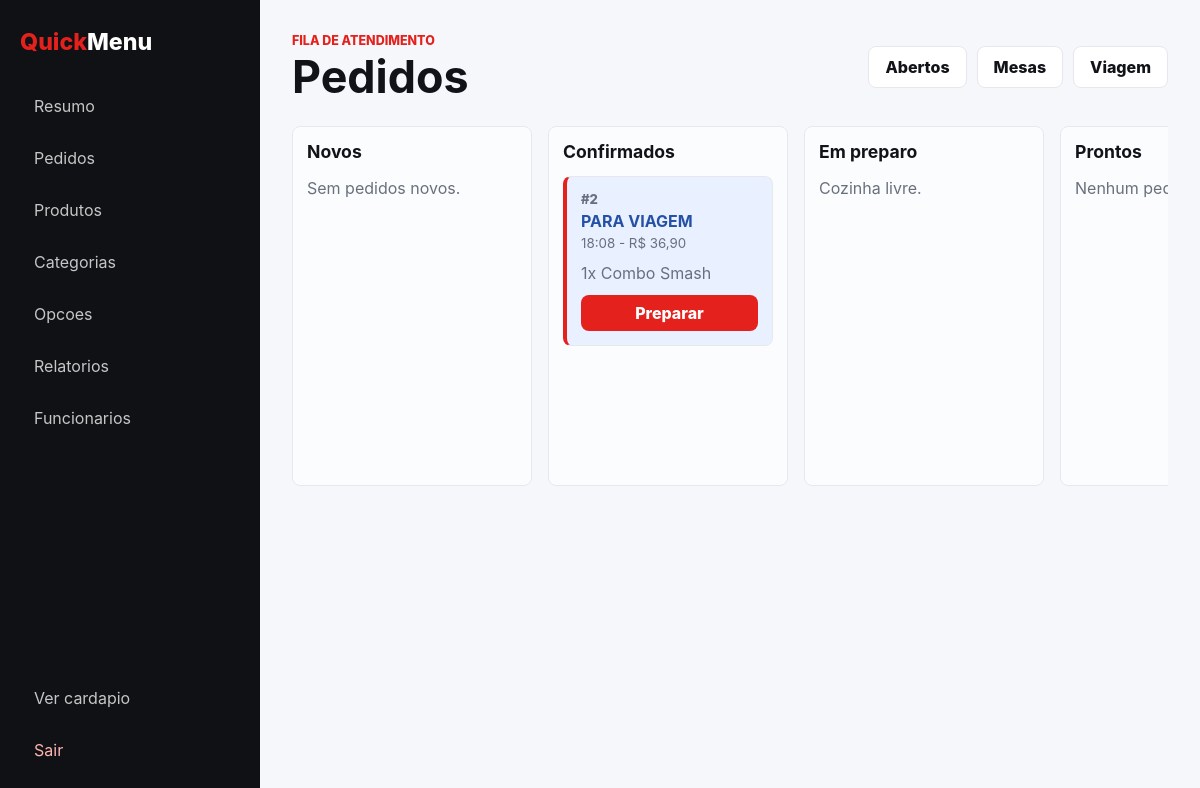
The page /painel/pedidos/ (signed in) on the database its author committed.
### orders/models.py (models this page shows, shortened)
class Order(models.Model):
    ORDER_TYPES = [
        ('eat_in', 'Comer aqui'),
        ('takeaway', 'Levar para viagem'),
    ]
    STATUS_CHOICES = [
        ('pending', 'Pendente'),
        ('confirmed', 'Confirmado'),
        ('preparing', 'Em preparo'),
        ('ready', 'Pronto'),
        ('completed', 'Finalizado'),
        ('cancelled', 'Cancelado'),
    ]
    order_type = models.CharField(max_length=20, choices=ORDER_TYPES)
    table_number = models.PositiveIntegerField(null=True, blank=True)
    status = models.CharField(max_length=20, choices=STATUS_CHOICES, default='pending')
    total = models.DecimalField(max_digits=10, decimal_places=2)
    created_at = models.DateTimeField(auto_now_add=True)
    updated_at = models.DateTimeField(auto_now=True)
    class Meta:
        ordering = ['-created_at']
        verbose_name = 'pedido'
        verbose_name_plural = 'pedidos'

class OrderItem(models.Model):
    order = models.ForeignKey(Order, on_delete=models.CASCADE, related_name='items')
    product = models.ForeignKey('menu.Product', on_delete=models.SET_NULL, null=True, blank=True, related_name='order_items')
    product_name = models.CharField(max_length=120)
    product_snapshot = models.JSONField(default=dict, blank=True)
    quantity = models.PositiveIntegerField(default=1)
    unit_price = models.DecimalField(max_digits=8, decimal_places=2)
    total = models.DecimalField(max_digits=10, decimal_places=2)
    class Meta:
        verbose_name = 'item do pedido'
        verbose_name_plural = 'itens do pedido'

### dashboard/views.py (the view)
# urls.py: path('pedidos/', views.orders_board, name='orders'),
@staff_required
def orders_board(request):
    orders = filtered_orders(request)
    grouped = {
        'pending': orders.filter(status='pending'),
        'confirmed': orders.filter(status='confirmed'),
        'preparing': orders.filter(status='preparing'),
        'ready': orders.filter(status='ready'),
        'completed': orders.filter(status='completed')[:20],
    }
    return render(request, 'dashboard/orders.html', {
        **dashboard_context(request),
        'grouped_orders': grouped,
        'status_actions': STATUS_ACTIONS,
        'active_filter': request.GET.get('filter', 'open'),
    })

### cart/context_processors.py (called while the page is built)
def cart_summary(request):
    items, total = hydrate_cart(request.session)
    return {
        'cart_item_count': cart_count(request.session),
        'cart_total': total,
        'cart_preview_items': items,
    }

### cart/services.py (called while the page is built)
def get_cart(session):
    return session.get(CART_SESSION_KEY, [])

def cart_count(session):
    return sum(item['quantity'] for item in get_cart(session))

def money(value):
    return Decimal(value).quantize(Decimal('0.01'))

def hydrate_cart(session):
    hydrated = []
    total = Decimal('0.00')
    for index, item in enumerate(get_cart(session)):
        unit_price = money(item['unit_price'])
        subtotal = money(unit_price * item['quantity'])
        total += subtotal
        hydrated.append({**item, 'index': index, 'unit_price_decimal': unit_price, 'subtotal': subtotal})
    return hydrated, money(total)

### dashboard/views.py (called while the page is built)
def dashboard_context(request):
    return {
        'is_manager': request.user.is_superuser or request.user.groups.filter(name='Administradores').exists(),
        'status_labels': STATUS_LABELS,
    }

def filtered_orders(request):
    orders = Order.objects.prefetch_related('items__options')
    filter_value = request.GET.get('filter', 'open')
    if filter_value == 'local':
        orders = orders.filter(order_type='eat_in')
    elif filter_value == 'takeaway':
        orders = orders.filter(order_type='takeaway')
    elif filter_value in STATUS_LABELS:
        orders = orders.filter(status=filter_value)
    elif filter_value == 'open':
        orders = orders.exclude(status__in=['completed', 'cancelled'])
    return orders

### templates/dashboard/orders.html (shortened to what this page needs)
{% extends 'dashboard/base_panel.html' %}
{% block eyebrow %}Fila de atendimento{% endblock %}
{% block heading %}Pedidos{% endblock %}
{% block actions %}
<div class="filter-actions">
    <a href="{% url 'dashboard:orders' %}?filter=open">Abertos</a>
    <a href="{% url 'dashboard:orders' %}?filter=local">Mesas</a>
    <a href="{% url 'dashboard:orders' %}?filter=takeaway">Viagem</a>
</div>
{% endblock %}
{% block content %}
<section class="kanban" data-orders-board data-orders-endpoint="{% url 'dashboard:orders_json' %}?filter={{ active_filter }}">
    <div class="kanban-column">
        <h2>Novos</h2>
        {% for order in grouped_orders.pending %}{% include 'dashboard/partials/order_card.html' with order=order %}{% empty %}<p class="muted">Sem pedidos novos.</p>{% endfor %}
    </div>
    <div class="kanban-column">
        <h2>Confirmados</h2>
        {% for order in grouped_orders.confirmed %}{% include 'dashboard/partials/order_card.html' with order=order %}{% empty %}<p class="muted">Nada confirmado.</p>{% endfor %}
    </div>
    <div class="kanban-column">
        <h2>Em preparo</h2>
        {% for order in grouped_orders.preparing %}{% include 'dashboard/partials/order_card.html' with order=order %}{% empty %}<p class="muted">Cozinha livre.</p>{% endfor %}
    </div>
    <div class="kanban-column">
        <h2>Prontos</h2>
        {% for order in grouped_orders.ready %}{% include 'dashboard/partials/order_card.html' with order=order %}{% empty %}<p class="muted">Nenhum pedido pronto.</p>{% endfor %}
    </div>
</section>
{% endblock %}

### templates/dashboard/partials/order_card.html (shortened to what this page needs)
<article class="order-ticket status-{{ order.status }}">
    <a class="order-ticket-main" href="{% url 'dashboard:order_detail' order.id %}">
        <span class="ticket-number">#{{ order.id }}</span>
        <strong>{% if order.order_type == 'eat_in' %}MESA {{ order.table_number }}{% else %}PARA VIAGEM{% endif %}</strong>
        <small>{{ order.created_at|time:"H:i" }} - R$ {{ order.total }}</small>
    </a>
    <div class="ticket-items">
        {% for item in order.items.all %}
            <p>{{ item.quantity }}x {{ item.product_name }}</p>
        {% endfor %}
    </div>
    {% if order.status != 'completed' and order.status != 'cancelled' %}
        <form method="post" action="{% url 'dashboard:update_status' order.id %}">
            <button class="small-action" type="submit">
                {% if order.status == 'pending' %}Aceitar{% elif order.status == 'confirmed' %}Preparar{% elif order.status == 'preparing' %}Pronto{% elif order.status == 'ready' %}Finalizar{% else %}Atualizar{% endif %}
            </button>
        </form>
    {% endif %}
</article>

### static/css/panel.css (style rules this page uses)
:root { --red: #e4211d; --red-dark: #bc1713; --ink: #111318; --muted: #69707d; --line: #e6e8ee; --soft: #f6f7fa; --white: #ffffff; --shadow: 0 18px 40px rgba(17, 19, 24, 0.08); }
* { box-sizing: border-box; }
html { width: 100%; overflow-x: hidden; }
body { margin: 0; font-family: Inter, system-ui, -apple-system, BlinkMacSystemFont, "Segoe UI", sans-serif; color: var(--ink); background: var(--soft); width: 100%; overflow-x: hidden; }
a { color: inherit; text-decoration: none; }
button, input, select, textarea { font: inherit; }
button { cursor: pointer; }
.panel-shell { min-height: 100vh; width: 100%; max-width: 100vw; display: grid; grid-template-columns: 260px minmax(0, 1fr); overflow-x: hidden; }
.primary-panel-button, .secondary-panel-button, .danger-button, .small-action, .small-link, .filter-actions a { border: 1px solid var(--line); border-radius: 8px; min-height: 42px; padding: 0 16px; display: inline-flex; align-items: center; justify-content: center; font-weight: 800; }
.primary-panel-button, .small-action { border-color: transparent; background: var(--red); color: #fff; }
.secondary-panel-button, .filter-actions a, .small-link { background: #fff; color: var(--ink); }
.stat-card, .panel-card, .order-ticket { border: 1px solid var(--line); border-radius: 8px; background: #fff; box-shadow: var(--shadow); }
.stat-card span, .muted, small { color: var(--muted); }
.panel-card h2, .kanban-column h2 { margin: 0 0 14px; font-size: 1.1rem; }
.filter-actions, .filter-bar { display: flex; flex-wrap: wrap; align-items: center; gap: 10px; }
.kanban { display: grid; grid-template-columns: repeat(4, minmax(240px, 1fr)); gap: 16px; align-items: start; overflow-x: auto; padding-bottom: 8px; }
.kanban-column { min-height: 360px; border: 1px solid var(--line); border-radius: 8px; background: rgba(255, 255, 255, 0.58); padding: 14px; }
.order-ticket { margin-bottom: 12px; padding: 14px; box-shadow: none; border-left: 4px solid var(--red); }
.order-ticket-main { display: grid; gap: 4px; }
.ticket-number { color: var(--muted); font-size: 0.82rem; font-weight: 800; }
.ticket-items { margin: 12px 0; color: var(--muted); }
.ticket-items p { margin: 5px 0; }
.small-action { min-height: 36px; width: 100%; }
.status-confirmed { background: #e9f0ff; color: #2451a6; }

### rows shown on the page
Order: id "2", order_type "PARA VIAGEM", created_at "18:08", total "36,90", status "Preparar"
OrderItem: quantity "1", product_name "Combo Smash"
